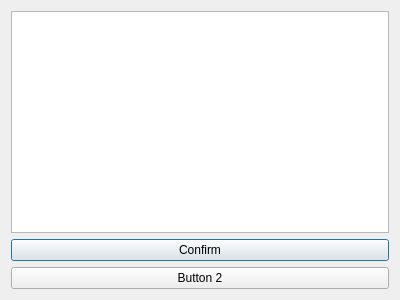
<?xml version="1.0" encoding="UTF-8"?>
<ui version="4.0">
 <class>customDialog</class>
 <widget class="QDialog" name="customDialog">
  <property name="geometry">
   <rect>
    <x>0</x>
    <y>0</y>
    <width>400</width>
    <height>300</height>
   </rect>
  </property>
  <property name="windowTitle">
   <string>Dialog</string>
  </property>
  <layout class="QVBoxLayout" name="verticalLayout_2">
   <item>
    <layout class="QVBoxLayout" name="verticalLayout">
     <item>
      <widget class="QTextEdit" name="textEdit"/>
     </item>
     <item>
      <widget class="QPushButton" name="pushButton">
       <property name="text">
        <string>Confirm</string>
       </property>
      </widget>
     </item>
     <item>
      <widget class="QPushButton" name="pushButton_2">
       <property name="text">
        <string>Button 2</string>
       </property>
      </widget>
     </item>
    </layout>
   </item>
  </layout>
 </widget>
 <resources/>
 <connections/>
</ui>
